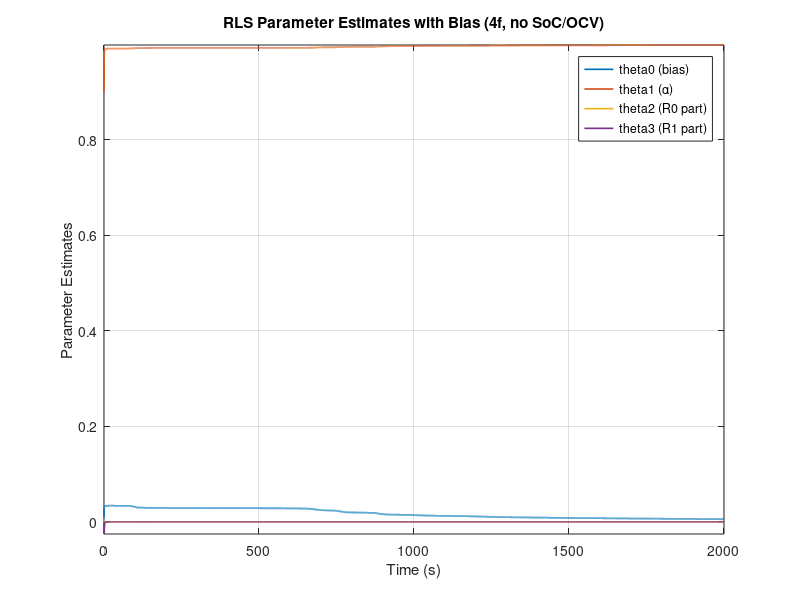

This figure's MATLAB source:
clear all;
load ECM2;

%% 4f: Parameter identification without using SoC/OCV information (with bias)
% Model: v(k) = theta0 + theta1*v(k-1) + theta2*i(k) + theta3*i(k-1)

Ts = 0.1;          % Sampling time (s)
N = length(Time);  % Number of data points

% Use raw terminal voltage (do not subtract vOC)
Y = Voltage;

% Construct regression matrix Phi:
% Each row: [1, v(k-1), i(k), i(k-1)]
Phi = [ ones(N-1,1), Y(1:N-1), Current(2:N), Current(1:N-1) ];

% RLS parameter settings
lambda = 1;  % Forgetting factor (try 0.99 or 0.995 to observe dynamic effects)
theta(:,1) = [0.01; 0.9; 0.0015; 0];  % Initial parameter guess (4 parameters)
P = diag([1, 1, 1, 1]);  % Initial covariance matrix

% Recursive Least Squares (RLS) main loop
for k = 2:(N-1)
    % Prediction error: fit Voltage(k) (Y(k))
    eps = Y(k) - Phi(k,:) * theta(:,k-1);
    % Compute gain vector
    denom = lambda + Phi(k,:) * P * Phi(k,:)';
    K = (P * Phi(k,:)') / denom;
    % Update parameters
    theta(:,k) = theta(:,k-1) + K * eps;
    % Update covariance matrix
    P = (1/lambda) * (eye(4) - K * Phi(k,:)) * P;
end

% Mapping: According to the following relationships:
%   theta(1) is the bias (not used for physical mapping),
%   theta(2) corresponds to alpha (alpha_hat),
%   theta(3) corresponds to R0 (R0_hat),
%   theta(4) is used to compute R1 (R1_hat) as:
%       R1_hat = (theta(4) + R0_hat * alpha_hat) / (1 - alpha_hat)
theta0_hat = theta(1);          % Bias (not used further)
alpha_hat  = theta(2);          % Estimated alpha
R0_hat     = theta(3);          % Estimated R0
R1_hat     = (theta(4) + R0_hat * alpha_hat) / (1 - alpha_hat);  % Estimated R1

% Estimate capacitance using the mapping: 
%   C_hat = -Ts / (R1_hat * ln(alpha_hat))
if (alpha_hat <= 0) || (alpha_hat >= 1) || (abs(log(alpha_hat)) < 1e-6)
    C_hat = inf;
else
    C_hat = -Ts / (R1_hat * log(alpha_hat));
end

% Plot: Display evolution of the 4 estimated parameters over time
figure;
plot(Time(1:end-1), theta, 'LineWidth', 1.2);
legend('theta0 (bias)','theta1 (\alpha)','theta2 (R0 part)','theta3 (R1 part)','Location','best');
xlabel('Time (s)');
ylabel('Parameter Estimates');
title('RLS Parameter Estimates with Bias (4f, no SoC/OCV)');
grid on;
axis tight;

% Simple Check: Display final mapped physical parameters
fprintf('\n----- Simple Check -----\n');
fprintf('R0_hat = %.6f ohm\n', R0_hat);
fprintf('R1_hat = %.6f ohm\n', R1_hat);
fprintf('C_hat  = %.2f F\n', C_hat);
